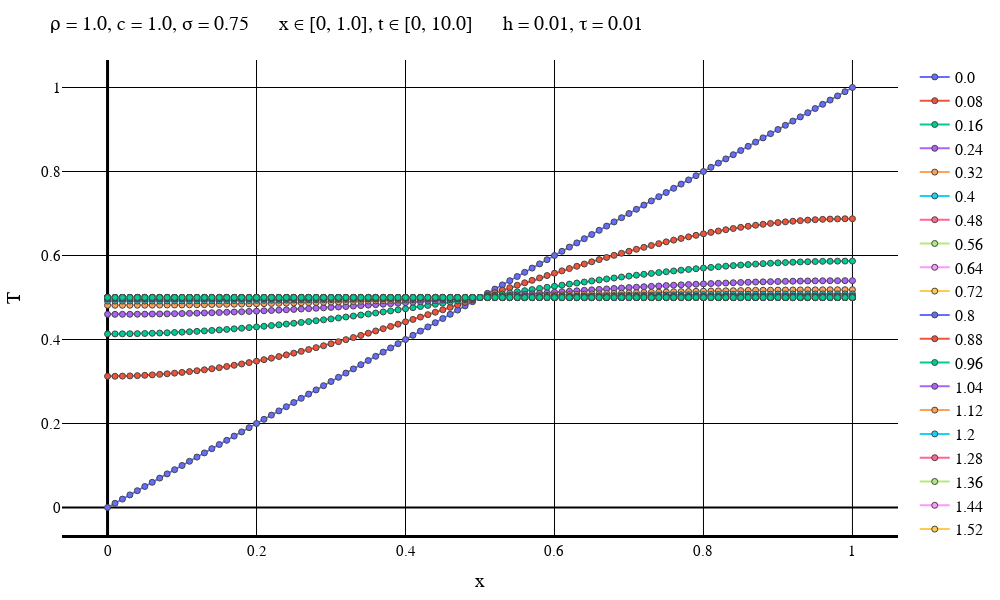

Notebook source saved alongside this figure:
### Code cell
typeOfScheme = "Another"

solutionFile = "D:\\Calc_Methods_2\\Lab2\\LinearHeatEq\\SecondConds\\$typeOfScheme\\solution$numOfEq.txt"
dataFile = "D:\\Calc_Methods_2\\Lab2\\LinearHeatEq\\SecondConds\\$typeOfScheme\\data$numOfEq.txt"
intervalFile = "D:\\Calc_Methods_2\\Lab2\\LinearHeatEq\\SecondConds\\$typeOfScheme\\interval$numOfEq.txt"

solutionMatrix = readdlm(solutionFile)
dataVec = readdlm(dataFile)
intervalVec = readdlm(intervalFile);

L = dataVec[3]
timeEnd = dataVec[4]
numOfXIntervals = Int(intervalVec[1])
numOfTIntervals = Int(intervalVec[2])
h = L / numOfXIntervals
τ = timeEnd / numOfTIntervals
if default == true
    plotStep = trunc(Int, timeEnd / (defaultStepParam * τ))
    numOfPlots = numOfTIntervals + 1    
else
    plotStep = firstSteps
    numOfPlots = firstPlots
end
println("Шаг графика: $plotStep")
println("Время последнего графика: $((numOfPlots - 1)*τ)")
makePlot(numOfPlots, plotStep, solutionMatrix, dataVec, intervalVec)
